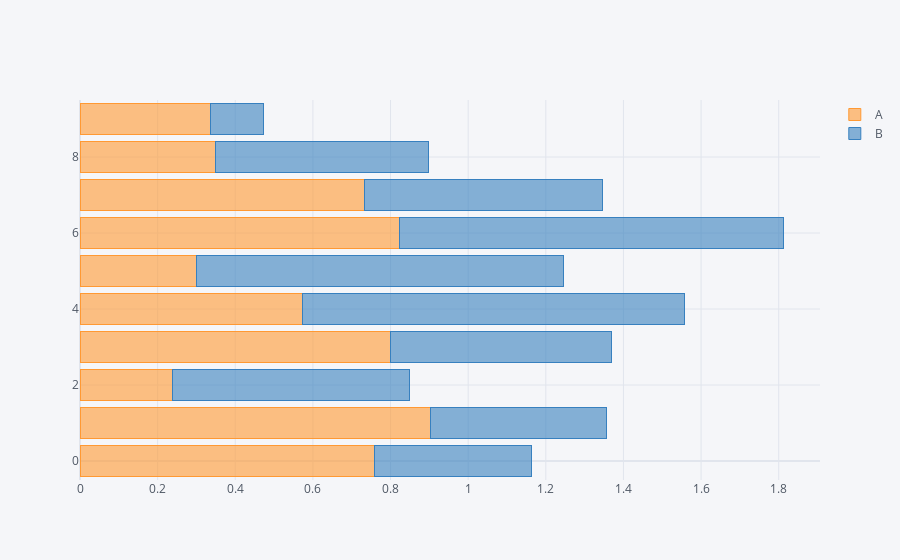

Here is the notebook cell this chart was saved with:
### Code cell
df.iplot(kind='bar', barmode='stack', orientation='h')

### Figure 1 — Plotly figure (JSON) as saved in the notebook; plotly's stock layout.template omitted (floating-point values rounded to 4 significant figures)
{"data": [{"marker": {"color": "rgba(255, 153, 51, 0.6)", "line": {"color": "rgba(255, 153, 51, 1.0)", "width": 1}}, "name": "A", "orientation": "h", "text": "", "type": "bar", "x": [0.7598, 0.9038, 0.2377, 0.7997, 0.572, 0.2996, 0.8226, 0.7318, 0.3482, 0.3365], "y": [0, 1, 2, 3, 4, 5, 6, 7, 8, 9]}, {"marker": {"color": "rgba(55, 128, 191, 0.6)", "line": {"color": "rgba(55, 128, 191, 1.0)", "width": 1}}, "name": "B", "orientation": "h", "text": "", "type": "bar", "x": [0.4032, 0.453, 0.6119, 0.5687, 0.985, 0.9458, 0.9884, 0.6144, 0.5496, 0.1366], "y": [0, 1, 2, 3, 4, 5, 6, 7, 8, 9]}], "layout": {"barmode": "stack", "legend": {"bgcolor": "#F5F6F9", "font": {"color": "#4D5663"}, "traceorder": "normal"}, "paper_bgcolor": "#F5F6F9", "plot_bgcolor": "#F5F6F9", "title": {"font": {"color": "#4D5663"}}, "xaxis": {"gridcolor": "#E1E5ED", "showgrid": true, "tickfont": {"color": "#4D5663"}, "title": {"font": {"color": "#4D5663"}, "text": ""}, "zerolinecolor": "#E1E5ED"}, "yaxis": {"gridcolor": "#E1E5ED", "showgrid": true, "tickfont": {"color": "#4D5663"}, "title": {"font": {"color": "#4D5663"}, "text": ""}, "zerolinecolor": "#E1E5ED"}}}
